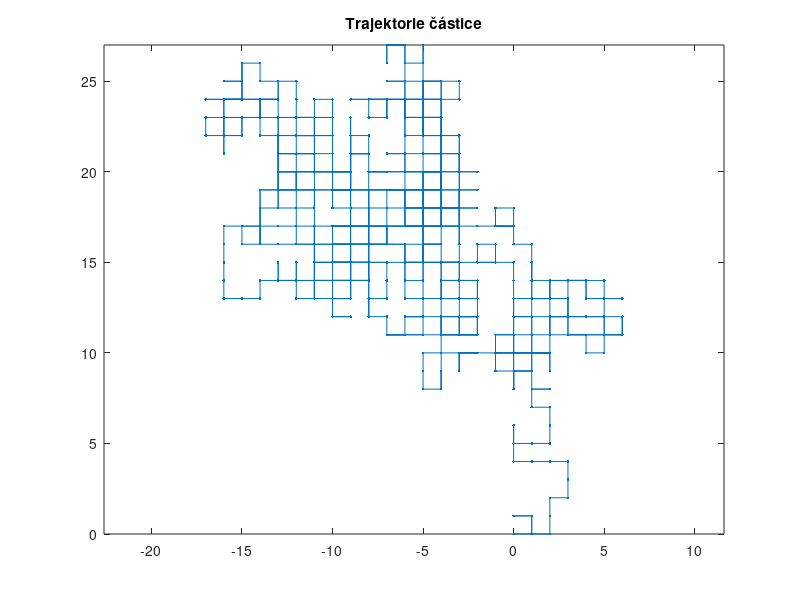
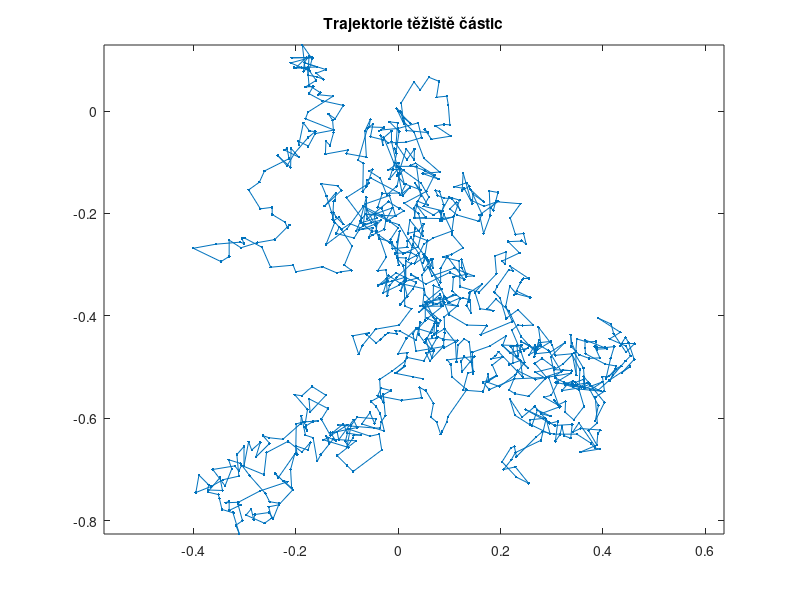
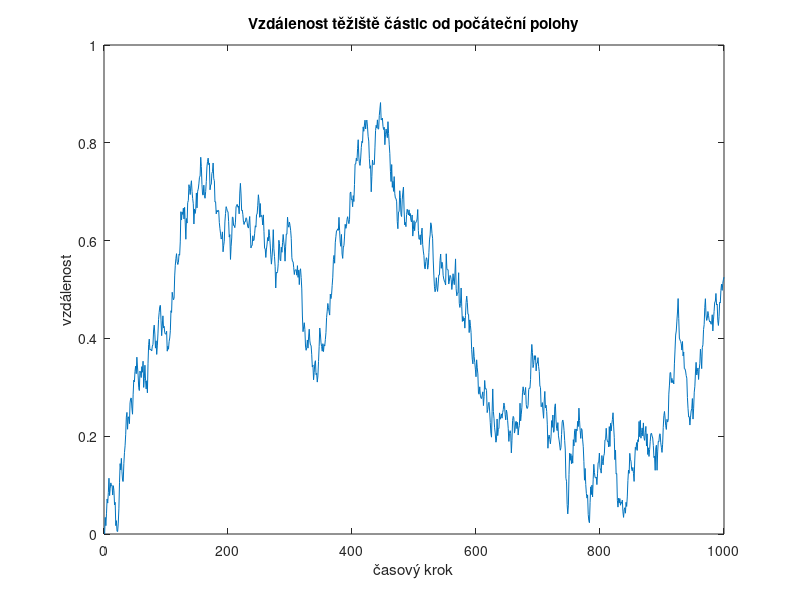

Source code (MATLAB) for these figures, in order: (Note: this script raises an error after producing the figures.)
%Nahodna prochazka v 2D
close all
clear variables
clc

% Implmentace provedena vektorizovane pro optimalizaci v MATLAB.

%% Parametry
% pocet castic
N = 1000;
% pocet casovych kroku
T = 1000;

% mozne vektory posunu
V = [...
    0, 1;
    1, 0;
    0, -1;
    -1, 0;
    ];
% pocet vektoru posunu
numV = size(V, 1);

% zvolme pravdepodobnosti posunu
% kazdy vektor ma svoji pravdepodobnost
% soucet musi byt roven jedne

% volime rozmonerne
p = ones(numV, 1);
% normalizace
p = p/sum(p);

%% Generovani trajektorii
% v kazdem kroku pro kazdou castici je nahodne zvolen vektor posunu
% pro volbu vektoru staci urcit jeho index v poli V

% celkem je potreba N krat (T - 1) voleb nahodnych posunu
% nahodne jsou generovany indexy vektoru posunu dle pravdepodobnosti v poli p
idxV = randsample(1:numV, N*(T - 1), true, p);

% pomoci indexu jsou vybrany plne vektory posunu
allV = V(idxV, :);
% zmena tvaru pole pro rozdeleni vektoru do N skupin
% kazda skupina urcuje posuny jedne castice
allV = reshape(allV', 2, N, T - 1);

% kumulativni suma pro secteni posunu v kazde souradnici
% kumulativni secteni pres dimenzi odpovidajici casu
cumV = cumsum(allV, 3);

% pridani uvodni pozice [0, 0] pro vsechny castice
X = cat(3, zeros(2, N, 1), cumV);

%% Vykresleni trajektorie jedne castice
% vykresleni trajektorie prvni castice

% souradnice trajektorie
x_now = X(1, 1, :);
y_now = X(2, 1, :);

% uprava dimenzi poli: dimenze o veliksoti 1 "jdou na konec"
x_now = squeeze(x_now);
y_now = squeeze(y_now);

% vykresleni
figure
plot(x_now, y_now, '.-')
title('Trajektorie částice')
axis('equal')

%% Vykresleni teziste castice
% teziste je prumer: vsechny catice maji stejnou vahu
teziste = mean(X, 2);

% souradnice teziste
x_now = teziste(1, 1, :);
y_now = teziste(2, 1, :);

% uprava dimenzi poli: dimenze o velikosti 1 jdou na konec
x_now = squeeze(x_now);
y_now = squeeze(y_now);

% vykresleni
figure
plot(x_now, y_now, '.-')
title('Trajektorie těžiště částic')
axis('equal')

%% Vykresleni vzdalenosti teziste od pocatku
% euklidovska vzdalenost teziste od pocatku = velikost vektoru
vzdalenost = sqrt(sum(teziste.^2, 1));
% uprava poradi dimenzi pole
vzdalenost = squeeze(vzdalenost);

figure
plot(vzdalenost)
xlabel('časový krok')
ylabel('vzdálenost')
title('Vzdálenost těžiště částic od počáteční polohy')

%% Vykresleni histogramu polohy castic v poslednim casovem kroce
x_now = X(1, :, end);
y_now = X(2, :, end);
figure
histogram2(x_now, y_now)
title('Rozdělení polohy částic na konci simulace')

%% Vykresleni vyvoje trajektorie vsech castic
% vykresleni jako animace

% otevreni okna
% f je "ukazatel" na okno, do ktereho ma byt kreleno 
f = figure;
% vytvoreni souradne soustavy uvnitr okna
gca;
for t = 1:T
    % vykresleni i teho casoveho kroku
    
    % x souradnice vsech souradnic
    x_now = X(1, :, t);
    % x souradnice vsech souradnic
    y_now = X(2, :, t);
    % vykresleni do zvolenoho okna 'f'
    plot(f.Children(1), x_now, y_now, 'o blue')
    
    % ukotveni rozmeru os zvoleneho okna
    xlim(f.Children(1), [-100, 100])
    ylim(f.Children(1), [-100, 100])
    % popisek obrazku
    title(f.Children(1), "Časový vývoj pohybu částic, T = " + t)
    % nastaveni os
    axis(f.Children(1), 'equal', 'off')
    
    % pozastaveni v sekundach
    pause(0.1)
end

%% Poznamky
%   Pri implemntaci bez uziti vektorizace (prace s vicerozmernymi poli) je
%   vyssi slozitost kodu. V takovemto pripade je mozne implmentovat funkci
%   pro vytvoreni trajektorie jedne castice, krajektorie ukladat do např.
%   pole bunek a pote vykteslovat a pocitat tratistiky (teziste) v cyklu
%   prochazejici jednotlive trajektorie.
%
%   Volba moznych vektoru posunu urcuje na jake pomyslne mrizce se castice
%   pohybuji. Jejich zmenou je mozne nastavit pohyb po ctvercove,
%   trojuhelnikone nebo sestiuhelnikove mrizce.
%
%   Uprava kodu pro vytvareni nahodne prochazky v D-dimenzionalnim prostoru
%   je prosta, pokud se upravi dimenze poli a vektoru posunu. Pro
%   vykreselni trajektorii ve 3D je mozne poziti funkci plot3.